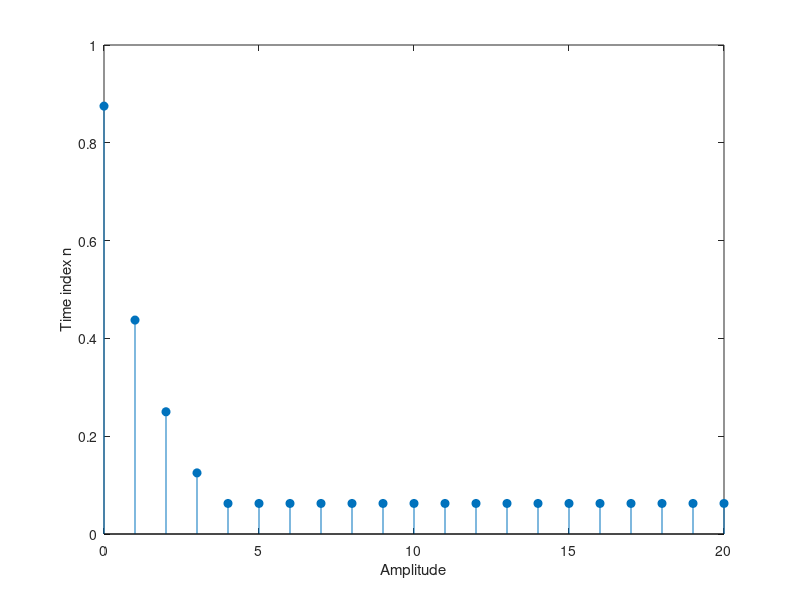

Write the MATLAB code that produced this figure.
clc; clear all;
a=1/2; B=4;
x =[7/8 zeros(1,20)]
ycap=0;
for n=1:21
  ay=abs(a*ycap);
  ay=ay+(1/2)*2^(-B);
  Qy=0;
  for k=1:B
    Qy=fix(ay*2)/(2^k) +Qy;
    ay=(ay*2)-fix(ay*2);
  end
  Qy=sign(a*ycap)*Qy;
  y(n)=Qy+x(n);
  ycap = y(n);
end
k=0:20;
stem(k,y,'filled');
xlabel('Amplitude');
ylabel('Time index n');